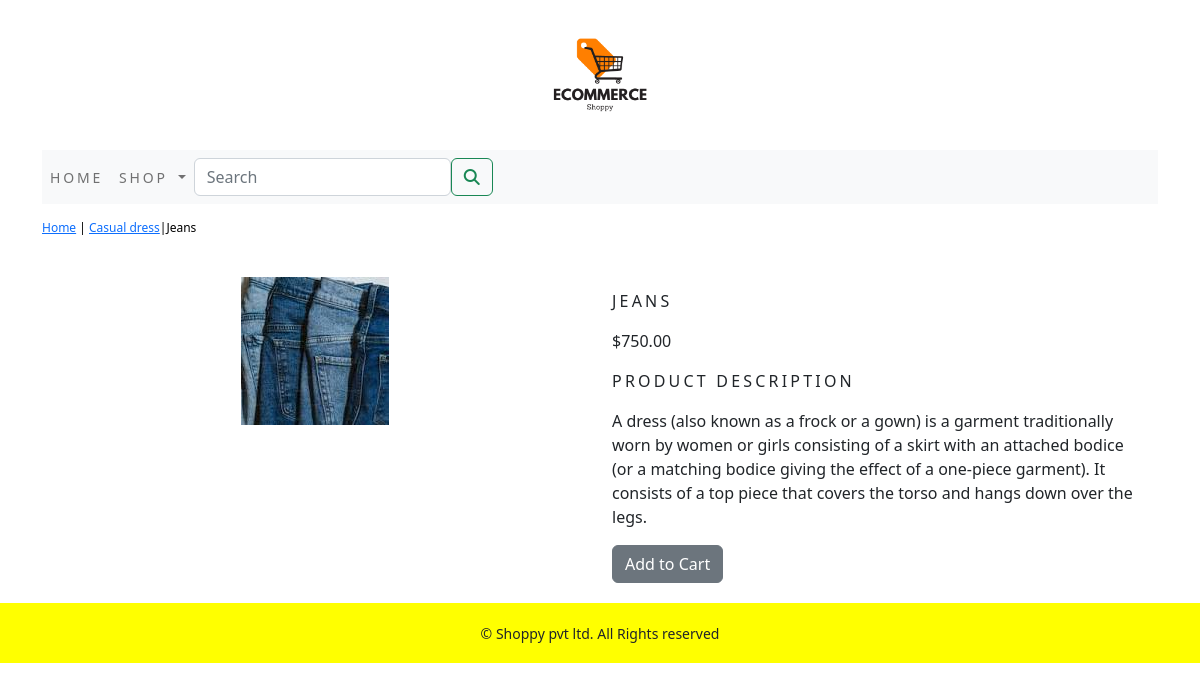
Page /shop/casual-dress/jeans/ on the committed database.
### shop/models.py (models this page shows, shortened)
class Product(models.Model):
    name = models.CharField(max_length=250, unique=True)
    slug = models.SlugField(max_length=250, unique=True)
    description = models.TextField(blank=True)
    price=models.DecimalField(max_digits=10,decimal_places=2)
    category=models.ForeignKey(Category,on_delete=models.CASCADE)
    image = models.ImageField(upload_to='product', blank=True)
    stock=models.IntegerField()
    available=models.BooleanField(default=True)
    created=models.DateTimeField(auto_now_add=True)
    updated=models.DateTimeField(auto_now=True)
    class Meta:
        ordering=('name',)
        verbose_name='product'
        verbose_name_plural='products'

class Category(models.Model):
    name=models.CharField(max_length=250,unique=True)
    slug=models.SlugField(max_length=250,unique=True)
    description=models.TextField(blank=True)
    image=models.ImageField(upload_to='category',blank=True)
    class Meta:
        ordering=('name',)
        verbose_name='category'
        verbose_name_plural='categories'
    def get_urls(self):
        return reverse('shop:product_by_category',args=[self.slug])
    def __str__(self):
        return '{}'.format(self.name)

### shop/views.py (the view)
# urls.py: path('<slug:c_slug>/<slug:product_slug>/', views.proDetail, name='prodCatdetail'),
def proDetail(request,c_slug,product_slug):
    try:
        product=Product.objects.get(category__slug=c_slug,slug=product_slug)
    except Exception as e:
        raise e
    return render(request,'product.html',{'product':product})

### cart/context_processors.py (called while the page is built)
def counter(request):
    item_count=0
    if 'admin' in request.path:
        return {}
    else:
        try:
            cart=Cart.objects.filter(cart_id=_cart_id(request))
            car_items=CartItem.objects.all().filter(cart=cart[:1])
            for cart_item in car_items:
                item_count += cart_item.quantity
        except Cart.DoesNotExist:
            item_count=0
    return dict(item_count=item_count)

### cart/views.py (called while the page is built)
def _cart_id(request):
    cart=request.session.session_key
    if not cart:
        cart=request.session.create()
    return cart

### shop/context_processors.py (called while the page is built)
def menu_links(request):
    links=Category.objects.all()
    return dict(links=links)

### template/product.html (shortened to what this page needs)
{% extends 'base.html' %}
{% load static %}
{% block content %}
<div class="row my_prod_row_class">
    <div class="mx_auto">
        <p><a href="{% url 'shop:allProdCat' %}">Home</a> | <a href="{{product.category.get_url}}">{{product.category}}</a>|{{product.name}}</p>
    </div>
<div class="container">
<br>
<div class="row">
    <div class="col-12 col-sm-12 col-md-12 col-lg-6 text-center">
        <div style="min-width:18rem;">
            <img src="{{product.image.url}}" alt="{{product.name}}">
        </div>
    </div>
        <div class="col-12 col-sm-12 col-md-12 col-lg-6">
            <div>
            <h1 class="my_prod_title">{{product.name}}</h1>
            <p>${{product.price}}</p>
            <p class="my_title">Product Description</p>
            <p class="text-justify my_prod_text">{{product.description}}</p>
            {% if product.stock <= 0 %}
                <p class="text-justify my_prod_text"><b>Out of stock</b></p>
            {% else %}
                <a class="btn btn-secondary" href="{% url 'cart:add_cart' product.id %}">Add to Cart</a>
            {% endif %}
        </div>
    </div>
</div>
    </div>
    </div>
{% endblock %}

### static/css/custom.css (style rules this page uses)
.my_title { font-size : 16px; text-transform : uppercase; letter-spacing : .2em; }
.my_prod_row_class { padding-top:15px; padding-bottom:20px; }
.my_prod_row_class .mx_auto { color:black; font-size:12px; text-decoration:none; }
.my_prod_title { font-size : 16px; text-transform : uppercase; letter-spacing : .2em; padding-top:15px; padding-bottom:10px; }
.my_prod_text { padding-right:20px; }

### rows in the picture
Product: category "Casual dress", name "Jeans", image (picture), name "JEANS", price "750.00", description "A dress (also known as a frock or a gown) is a garment traditionally worn by women or girls consisting of a skirt with an attached bodice (or a matching bodice giving the effect of a one-piece garment). It consists of a top piece that covers the torso and hangs down over the legs."
